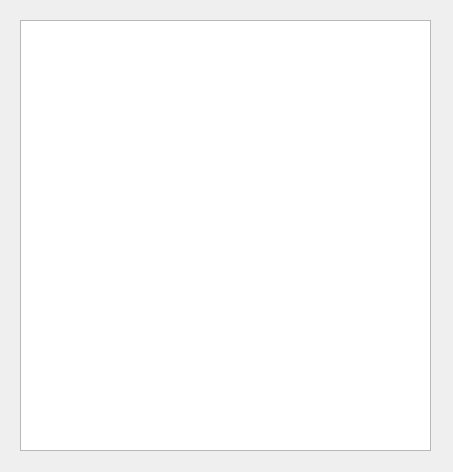
<?xml version="1.0" encoding="UTF-8"?>
<ui version="4.0">
 <class>tenants_buylist</class>
 <widget class="QWidget" name="tenants_buylist">
  <property name="geometry">
   <rect>
    <x>0</x>
    <y>0</y>
    <width>453</width>
    <height>472</height>
   </rect>
  </property>
  <property name="windowTitle">
   <string>Form</string>
  </property>
  <widget class="QListWidget" name="listWidget">
   <property name="geometry">
    <rect>
     <x>20</x>
     <y>20</y>
     <width>411</width>
     <height>431</height>
    </rect>
   </property>
  </widget>
 </widget>
 <resources/>
 <connections/>
</ui>
